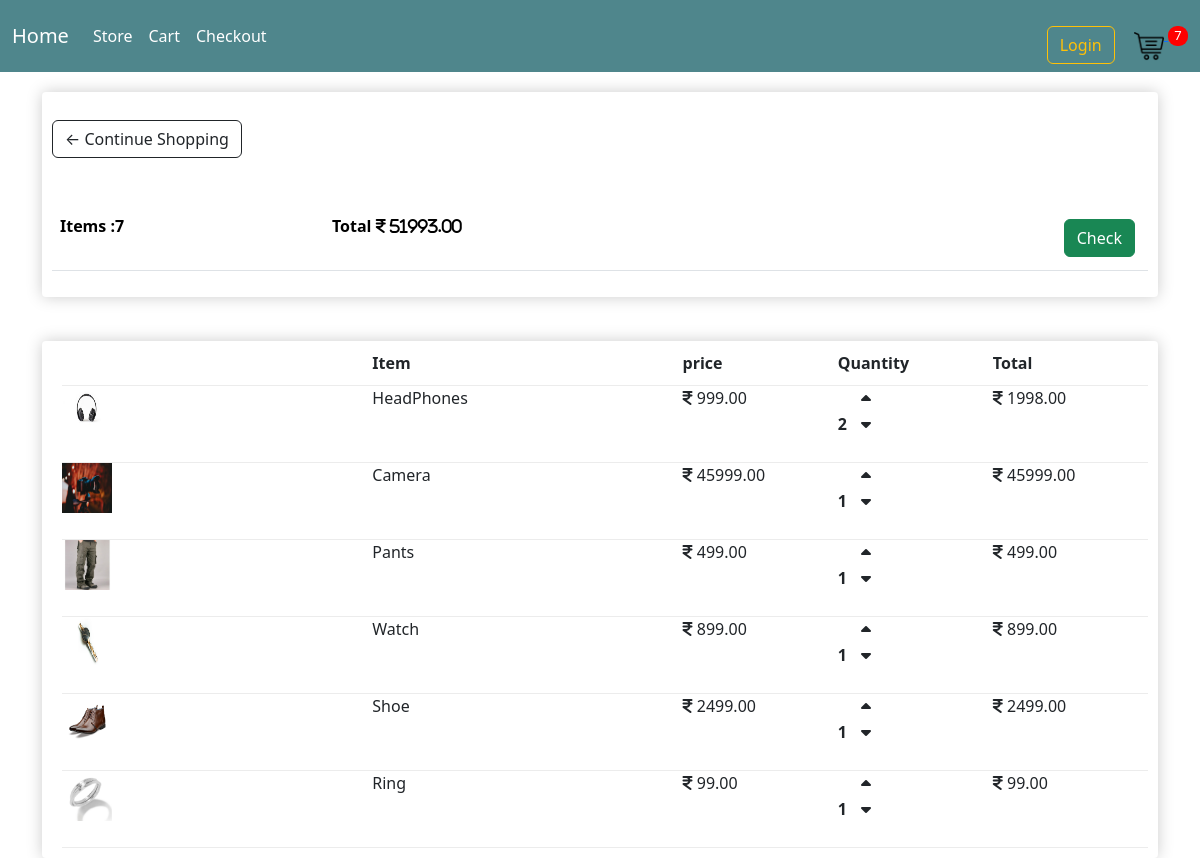
The page /cart/ (signed in) on the database as committed earlier.
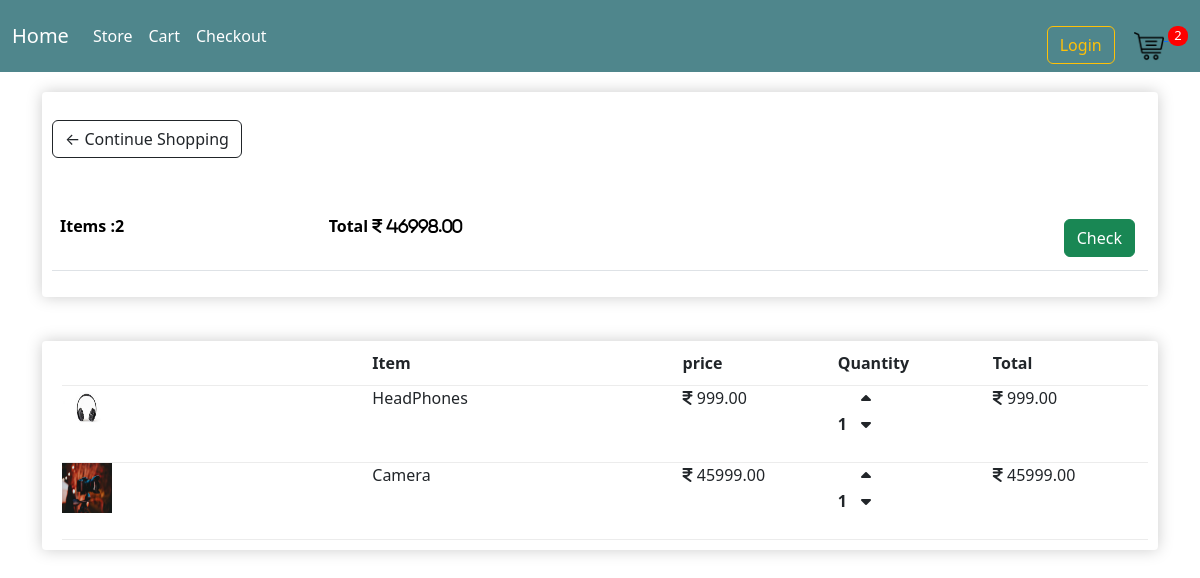
The same page on the database as committed later.
### ecommerce_app/models.py (models this page shows, shortened)
class Order(models.Model):
    customer = models.ForeignKey(Customer,max_length=200,on_delete=models.SET_NULL, null=True,blank=True)
    date_orderd = models.DateTimeField(auto_now_add=True)
    completed = models.BooleanField(default=False,null=True,blank=True)
    transaction_id = models.CharField(max_length=200,null=True)
    @property
    def get_cart_total(self):
        orderitems = self.orderitem_set.all()
        total = sum([ item.get_total for item in orderitems ])
        return total
    @property
    def get_cart_items(self):
        orderitems = self.orderitem_set.all()
        total = sum([ item.quantity for item in orderitems ])
        return total

class OrderItem(models.Model):
    product = models.ForeignKey(Product,max_length=200,on_delete=models.SET_NULL, null=True,blank=True)
    order = models.ForeignKey(Order,max_length=200,default=0,on_delete=models.SET_NULL, null=True,blank=True)
    quantity = models.IntegerField(default=0, null=True,blank=True)
    date_added = models.DateTimeField(auto_now_add=True)
    @property
    def get_total(self):
        total = self.quantity * self.product.price
        return total

class Product(models.Model):
    name = models.CharField(max_length=200,null=True)
    price = models.FloatField()
    digital = models.BooleanField(default=False,null=True,blank=True)
    image = models.ImageField(null=True,blank=True)
    @property
    def imageURL(self):
        try:
            url = self.image.url
        except:
            url=''
        return url

### ecommerce_app/views.py (the view)
# urls.py: path("cart/", views.cart,name="cart"),
def cart(request):
    if request.user.is_authenticated:
        customer = request.user.customer
        order,created = Order.objects.get_or_create(customer = customer, completed=False)
        items = order.orderitem_set.all()
        cartItems = order.get_cart_items
    else:
        items = []
        order = {'get_cart_items':0, 'get_cart_total':0}
        cartItems = order['get_cart_total']
    context = {'items':items,'order':order,'cartItems':cartItems}
    return render(request,"ecommerce_app/cart.html",context)

### ecommerce_app/templates/ecommerce_app/cart.html
{% extends "ecommerce_app/main.html" %}
{% load static %}
{% block content %}
<div class="row">
    <div class="col-lg-12">
        <div class="box-element">
            <a class="btn btn-outline-dark" href="{% url 'store' %}">&#8592; Continue Shopping</a>
            <br>
            <br>
            <br>
            <table class="table">
                <tr>
                    <th><strong>Items</strong> :{{ order.get_cart_items }}</th>
                    <th><strong>Total</strong> <i class="fa-solid fa-indian-rupee-sign"> {{ order.get_cart_total | floatformat:2}}</i></th>
                    <th>
                        <a class="btn btn-success" style="float: right;margin: 5px;"
                            href="{% url 'checkout' %}">Check</a>
                    </th>
                </tr>
            </table>
        </div>
        <br>
        <div class="box-element">
            <div class="cart-row">
                <div style="flex: 2;"></div>
                <div style="flex: 2;"><strong>Item</strong></div>
                <div style="flex: 1;"><strong>price</strong></div>
                <div style="flex: 1;"><strong>Quantity</strong></div>
                <div style="flex: 1;"><strong>Total</strong></div>
            </div>
            {% for item in items %}
            <div class="cart-row">
                <div style="flex: 2;">
                    <img class="row-image" src="{{ item.product.imageURL }}">
                </div>
                <div style="flex: 2;" class="fcart">{{ item.product.name }}</div>
                <div style="flex: 1;" class="fcart"><i class="fa-solid fa-indian-rupee-sign"></i> {{ item.product.price | floatformat:2 }}</div>
                <div style="flex: 1;">
                    <p class="quantity">{{ item.quantity }}</p>
                    <div class="quantity">
                        <i data-product="{{ item.product.id }}" data-action="add" class="fa-solid fa-caret-up chg-quantity update-cart"></i><br>
                        <i data-product="{{ item.product.id }}" data-action="remove" class="fa-solid fa-caret-down chg-quantity update-cart"></i>
                    </div>
                </div>
                <div style="flex: 1;" class="fcart"><i class="fa-solid fa-indian-rupee-sign"></i> {{ item.get_total | floatformat:2 }}</div>
            </div>
            {% endfor %}
        </div>
    </div>
</div>
{% endblock content %}

### ecommerce_app/templates/ecommerce_app/main.html (shortened to what this page needs)
{% load static %}
<!DOCTYPE html>
<link rel="stylesheet" href="{% static "css/main.css" %}">
<html lang="en">
<head>
    <link href="https://cdn.jsdelivr.net/npm/bootstrap@5.3.2/dist/css/bootstrap.min.css" rel="stylesheet"
>
    <link rel="stylesheet" href="https://cdnjs.cloudflare.com/ajax/libs/font-awesome/6.4.2/css/all.min.css">
</head>
<body>
    <nav class="navbar navbar-expand-lg navbar-dark dark">
        <div class="container-fluid">
            <a class="navbar-brand" href="{% url 'store' %}">Home</a>
            <div class="collapse navbar-collapse" id="navbarSupportedContent">
                <ul class="navbar-nav me-auto mb-2 mb-lg-0">
                    <li class="nav-item">
                        <a class="nav-link active" aria-current="page" href="{% url 'store' %}">Store</a>
                    </li>
                    <li class="nav-item">
                        <a class="nav-link active" aria-current="page" href="{% url 'cart' %}">Cart</a>
                    </li>
                    <li class="nav-item">
                        <a class="nav-link active" aria-current="page" href="{% url 'checkout' %}">Checkout</a>
                    </li>
                </ul>
                <div class="form-inline my-2 my-lg-0">
                    <a href="#" class="btn btn-outline-warning">Login</a>
                    <a href="{% url 'cart' %}">
                        <img src="{% static "images/cart1.png" %}" id="cart-icon">
                        <p id="cart-total">{{ cartItems }}</p>
                    </a>
                </div>
            </div>
        </div>
    </nav>
    <div class="container">
        {% block content %}
        {% endblock content %}
    </div>
</body>
</html>

### static/css/main.css (style rules this page uses)
body { background-color: hsl(0, 0%, 98%); }
.box-element { margin-top: 20px; box-shadow: hsl(0, 0%, 80%) 0 0 16px; background-color: #fff; border-radius: 4px; padding: 10px; }
.dark { background-color: #4f868c!important; }
#cart-icon { width: 30px; display: inline-block; margin-left: 15px; margin-bottom: -20px; }
#cart-total { display: inline-block; text-align: center; color: #fff; background-color: red; width: 20px; height: 20px; border-radius: 45%; font-size: 13px; }
.col-lg-4,.col-lg-6,.col-lg-8,.col-lg-12 { margin-top: 10px; }
.btn { border-radius: 0; margin-top: 18px; }
.row-image { height: 50px; width: 50px; }
.cart-row { display: flex; align-items: flex-stretch; padding-bottom: 10px; margin-left: 10px; border-bottom: 1px solid #ececec; }
.quantity { display: inline-block; font-weight: 600; padding-right: 10px; }
.chg-quantity { width: 20px; cursor: pointer; display: block; margin-top: 5px; transition: .1s; }

Rows that differ between the two databases and show on the page:
removed OrderItem: product.imageURL (picture), product.name "Pants", product.price "499.00", quantity "1", get_total "499.00"
removed OrderItem: product.imageURL (picture), product.name "Watch", product.price "899.00", quantity "1", get_total "899.00"
removed OrderItem: product.imageURL (picture), product.name "Shoe", product.price "2499.00", quantity "1", get_total "2499.00"
removed OrderItem: product.imageURL (picture), product.name "Ring", product.price "99.00", quantity "1", get_total "99.00"
changed through a linked row, Order: get_cart_items "7" → "2"; get_cart_total "51993.00" → "46998.00"
changed OrderItem "HeadPhones": quantity "2" → "1"; get_total "1998.00" → "999.00"
Other text that changed with them:
{{ cartItems }}: "7" → "2"
